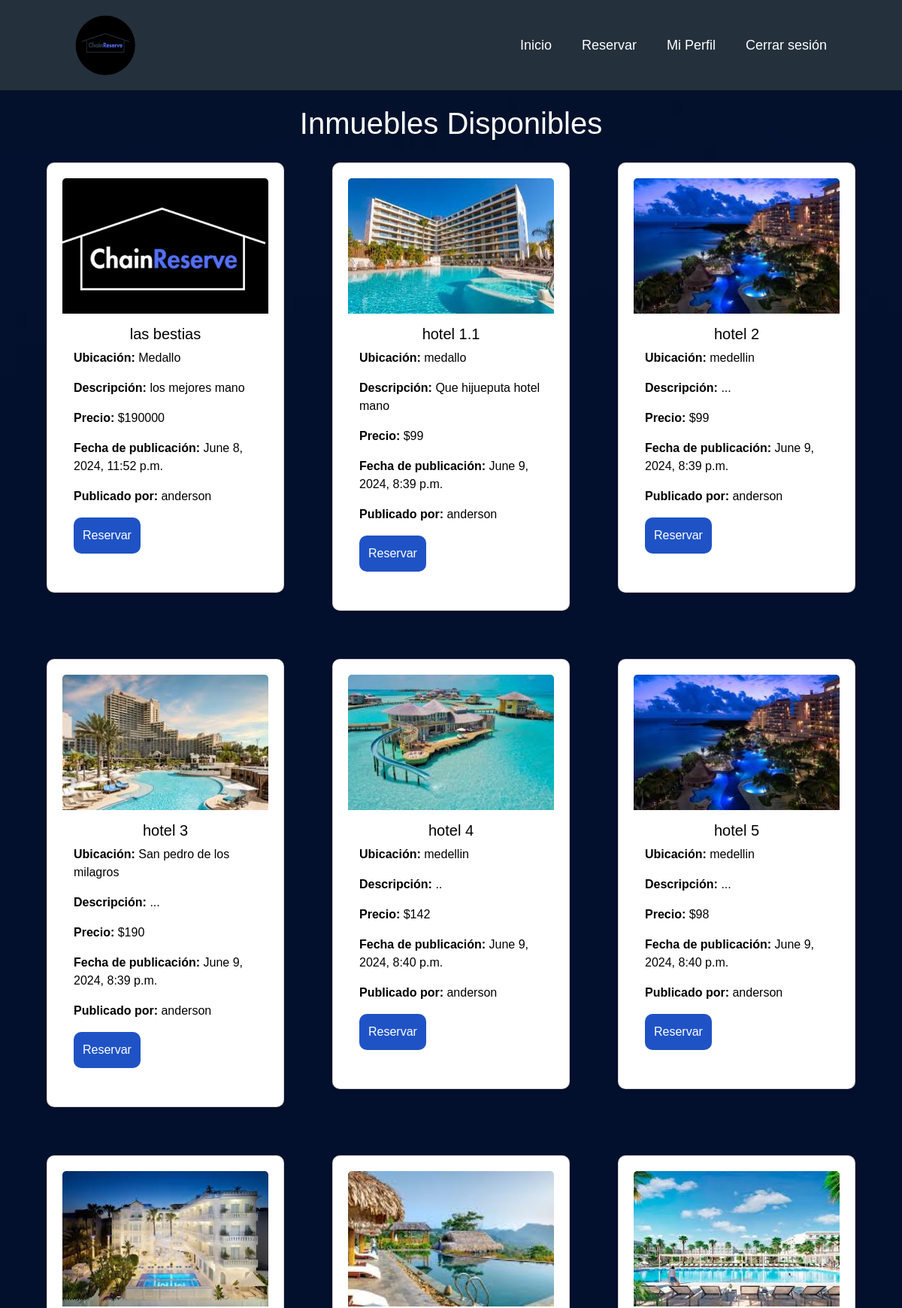
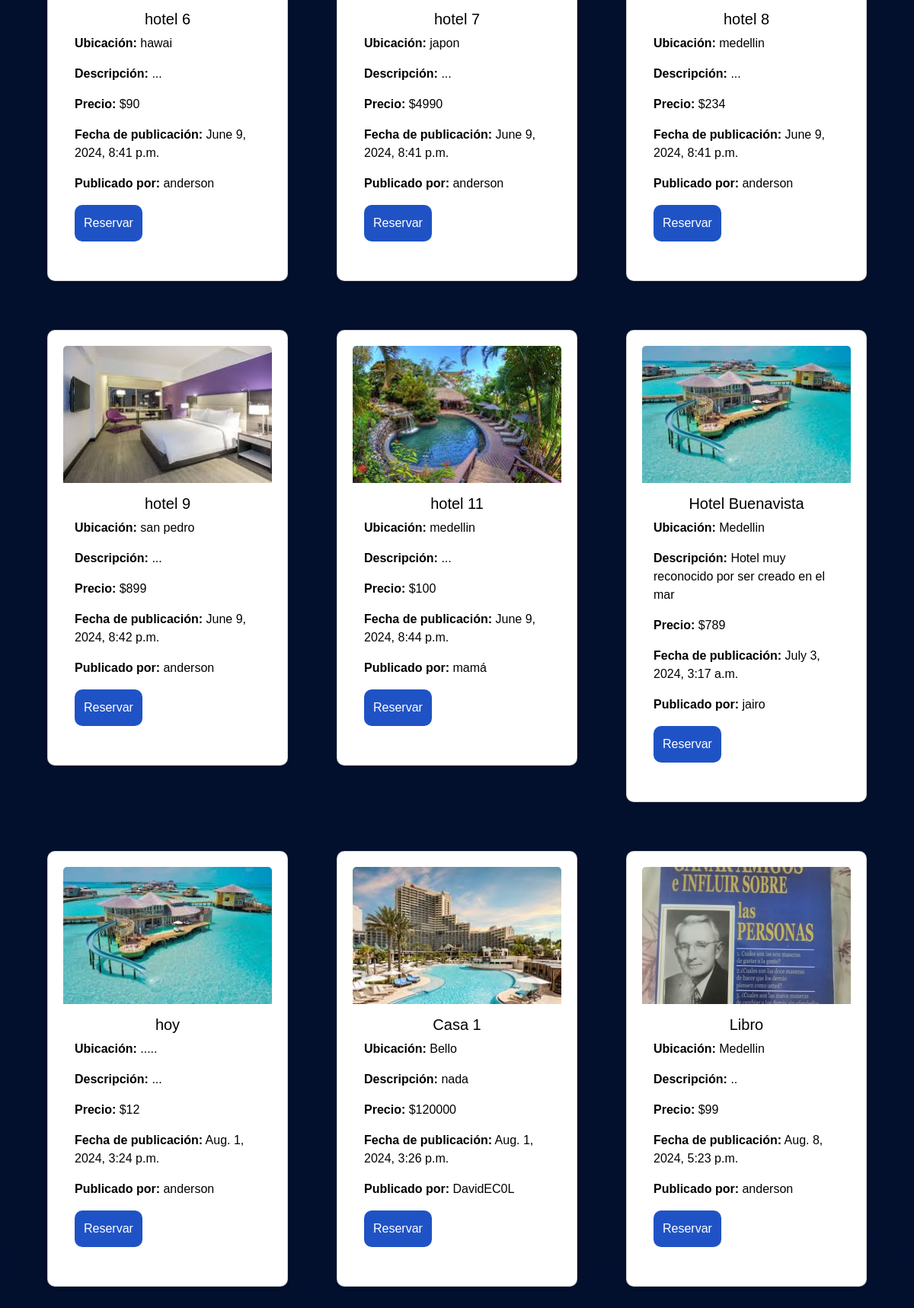
Page /reserve/ (signed in) on the committed database (2 pictures, top to bottom).
### posts/models.py (models this page shows, shortened)
class posts(models.Model):
    propiedad=models.ImageField(upload_to='images/', null=True)
    titulo=models.CharField(max_length=50)
    ubicacion=models.CharField(max_length=50)
    descripcion=models.TextField()
    precio=models.IntegerField()
    created=models.DateTimeField(auto_now_add=True)
    user=models.ForeignKey(User,on_delete=models.CASCADE)

### posts/views.py (the view)
# urls.py: path('reserve/',views.reservar, name='reserve'),
def reservar(request):
    post=posts.objects.all() # se obtiene todos los objetos de la base de datos en donde se encuentran las publicaciones
    return render(request,'reservas.html',{
        'post': post # se guardan todos los datos en esta variable para luego iterarlos con un bucle for
    })               # y asi poder mostrar todas las publicaciones realizadas por todos los usuarios

### registroUsers/templates/reservas.html (shortened to what this page needs)
{% extends 'home.html'%}
{% load static %}
{% block content %}
<link rel="stylesheet" type="text/css" href="{% static 'css/reservar.css' %}">
<h1>Inmuebles Disponibles</h1>
<main class="container">
  <div class="row">
    {% for poste in post %}
    <div class="col-md-4 mb-4">
      <a class="registro" href="{{ poste.id }}">
      <div class="card">
        <img src="{{ poste.propiedad.url }}" class="card-img-top" alt="Image">
        <div class="card-body">
          <h5 class="card-title text-center">{{ poste.titulo }}</h5>
          <p class="card-text"><strong>Ubicación:</strong> {{ poste.ubicacion }}</p>
          <p class="card-text"><strong>Descripción:</strong> {{ poste.descripcion }}</p>
          <p class="card-text"><strong>Precio:</strong> ${{ poste.precio }}</p>
          <p class="card-text"><strong>Fecha de publicación:</strong> {{ poste.created }}</p>
          <p class="card-text"><strong>Publicado por:</strong> {{ poste.user }}</p>
          <a href="{{ poste.id }}"><input class="bottons" type="submit" value="Reservar"></a>
        </div>
      </div>
    </div>
    {% endfor %}
  </div>
</main>
</body>
</html>
{% endblock %}

### registroUsers/static/css/styleRegistro.css (style rules this page uses)
* { margin: 0; padding: 0; box-sizing: border-box; font-family: "Poppins", sans-serif; }
body { min-height: 100vh; background: url('./fondo.jpg') no-repeat; background-size: cover; background-position: center; flex-wrap: wrap; font-family: Arial, sans-serif; margin: 0; padding: 0; }

### registroUsers/static/css/reservar.css (style rules this page uses)
.card { margin: 20px; padding: 20px; border-radius: 10px; box-shadow: 0 2px 5px rgba(0, 0, 0, 0.1); background-color: white; color:black; }
.card-body { padding: 15px; }
.card-img-top { height: 180px; object-fit: cover; }
h1 { margin-top: 140px; color: white; text-align: center; }
.registro { text-decoration: none; color:black; }
.bottons { background: #1f53c5; border: none; padding: 12px; color: white; margin: 16px 0; font-size: 16px; text-align: center; border-radius: 10px; }

### rows in the picture
posts: propiedad (picture), titulo "las bestias", ubicacion "Medallo", descripcion "los mejores mano", precio "190000", created "June 8, 2024, 11:52 p.m.", user "anderson"
posts: propiedad (picture), titulo "hotel 1.1", ubicacion "medallo", descripcion "Que hijueputa hotel mano", precio "99", created "June 9, 2024, 8:39 p.m.", user "anderson"
posts: propiedad (picture), titulo "hotel 2", ubicacion "medellin", descripcion "...", precio "99", created "June 9, 2024, 8:39 p.m.", user "anderson"
posts: propiedad (picture), titulo "hotel 3", ubicacion "San pedro de los milagros", descripcion "...", precio "190", created "June 9, 2024, 8:39 p.m.", user "anderson"
posts: propiedad (picture), titulo "hotel 4", ubicacion "medellin", descripcion "..", precio "142", created "June 9, 2024, 8:40 p.m.", user "anderson"
posts: propiedad (picture), titulo "hotel 5", ubicacion "medellin", descripcion "...", precio "98", created "June 9, 2024, 8:40 p.m.", user "anderson"
posts: propiedad (picture), titulo "hotel 6", ubicacion "hawai", descripcion "...", precio "90", created "June 9, 2024, 8:41 p.m.", user "anderson"
posts: propiedad (picture), titulo "hotel 7", ubicacion "japon", descripcion "...", precio "4990", created "June 9, 2024, 8:41 p.m.", user "anderson"
posts: propiedad (picture), titulo "hotel 8", ubicacion "medellin", descripcion "...", precio "234", created "June 9, 2024, 8:41 p.m.", user "anderson"
posts: propiedad (picture), titulo "hotel 9", ubicacion "san pedro", descripcion "...", precio "899", created "June 9, 2024, 8:42 p.m.", user "anderson"
posts: propiedad (picture), titulo "hotel 11", ubicacion "medellin", descripcion "...", precio "100", created "June 9, 2024, 8:44 p.m.", user "mamá"
posts: propiedad (picture), titulo "Hotel Buenavista", ubicacion "Medellin", descripcion "Hotel muy reconocido por ser creado en el mar", precio "789", created "July 3, 2024, 3:17 a.m.", user "jairo"
posts: propiedad (picture), titulo "hoy", ubicacion ".....", descripcion "...", precio "12", created "Aug. 1, 2024, 3:24 p.m.", user "anderson"
posts: propiedad (picture), titulo "Casa 1", ubicacion "Bello", descripcion "nada", precio "120000", created "Aug. 1, 2024, 3:26 p.m.", user "DavidEC0L"
posts: propiedad (picture), titulo "Libro", ubicacion "Medellin", descripcion "..", precio "99", created "Aug. 8, 2024, 5:23 p.m.", user "anderson"
